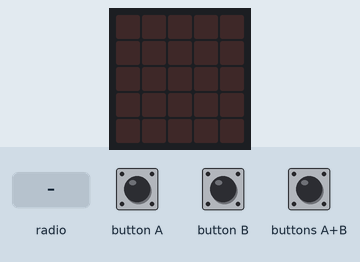
Recording of a program running on a simulated BBC micro:bit (MakeCode). Parts: the board's 5×5 LED display. The inputs (shaded band) are chosen by the test bench.

Above: at 1.2 s.
1.3 s: buttons A+B pressed for 0.15 s
At 2.6 s:
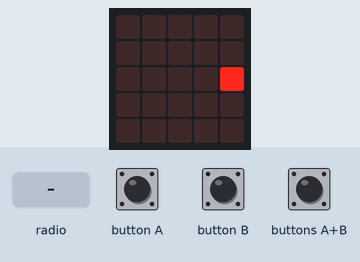
2.9 s: radio message "1" arrives
At 4.3 s:
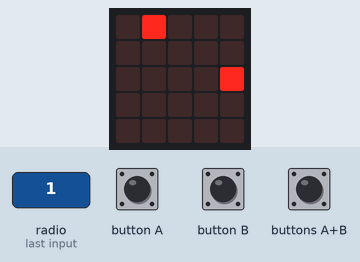
Timing chart, 0 to 5.9 s (numbered marks = the images above; inputs shaded):
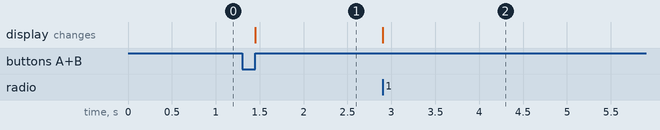

Measured:
- after the input at 1.3 s, the display: changes after 0.15 s (image 1)
- after the input at 2.9 s, the display: changes at once (image 2)

The program:

main.ts
```typescript
radio.onReceivedString(function on_received_string(receivedString: string) {
    let x = parseInt(receivedString[0])
    let y = parseInt(receivedString[1])
    led.plot(x, y)
})
input.onButtonPressed(Button.B, function on_button_pressed_b() {
    radio.sendString("42")
})
input.onButtonPressed(Button.AB, function on_button_pressed_a_b() {
    led.plot(4, 2)
})
radio.setGroup(16)
basic.forever(function on_forever() {

})
```

test.ts
```typescript
// ide kerülnek a tesztek; a rendszer ezt nem kompilálja, ha a csomagot bővítményként használják.
```
